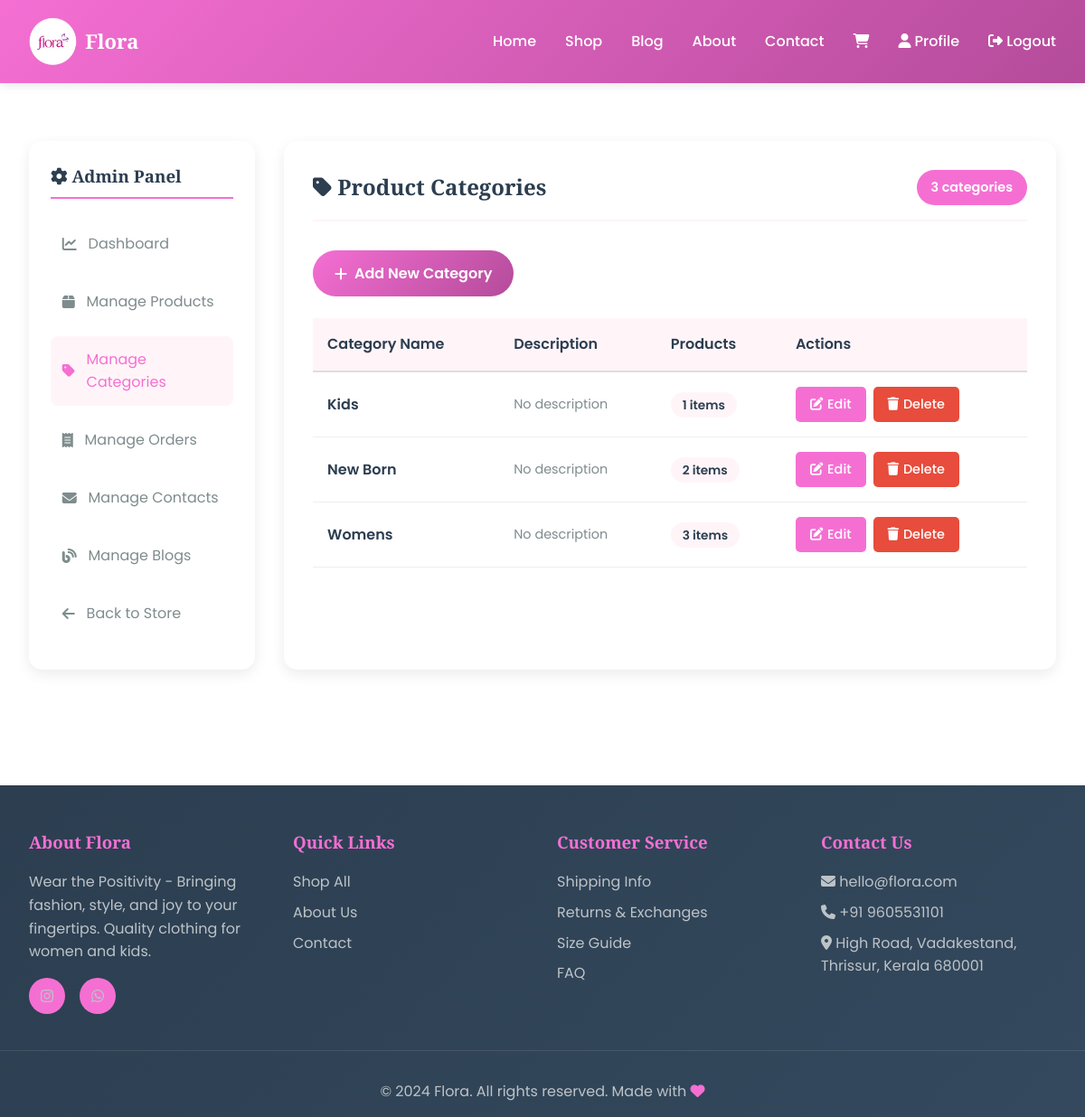
Screenshot of /dashboard/categories/ (signed in) with the database file from the repository.
### shop/models.py (models this page shows, shortened)
class Category(models.Model):
    name = models.CharField(max_length=200, db_index=True)
    slug = models.SlugField(max_length=200, unique=True)
    description = models.TextField(blank=True, null=True)
    image = models.ImageField(upload_to='categories/', blank=True,null=True)
    created_at = models.DateTimeField(auto_now_add=True)
    updated_at = models.DateTimeField(auto_now=True)
    class Meta:
        ordering = ['name']
        verbose_name = 'category'
        verbose_name_plural = 'categories'

### shop/views.py (the view)
# urls.py: path('dashboard/categories/', views.admin_categories, name='admin_categories'),
@login_required(login_url='shop:login')
def admin_categories(request):
    if not request.user.is_staff:
        messages.error(request, 'You do not have permission to access this page.')
        return redirect('shop:home')
    categories = Category.objects.all().order_by('name')
    paginator = Paginator(categories, 10)
    page_number = request.GET.get('page')
    page_obj = paginator.get_page(page_number)
    context = {
        'page_obj': page_obj,
        'categories': page_obj,
    }
    return render(request, 'shop/admin/categories.html', context)

### cart/cart.py (called while the page is built)
    def __len__(self):
        return sum(item['quantity'] for item in self.cart.values())

### cart/context_processors.py (called while the page is built)
def cart(request):
    return {'cart': Cart(request)}

### templates/shop/admin/categories.html (shortened to what this page needs)
{% extends "base.html" %}
{% block content %}
<div class="container">
    <div class="admin-container">
        <aside class="admin-sidebar">
            <h3><i class="fas fa-cog"></i> Admin Panel</h3>
            <ul class="admin-menu">
                <li><a href="{% url 'shop:admin_dashboard' %}"><i class="fas fa-chart-line"></i> Dashboard</a></li>
                <li><a href="{% url 'shop:admin_products' %}"><i class="fas fa-box"></i> Manage Products</a></li>
                <li><a href="{% url 'shop:admin_categories' %}"  class="active"><i class="fas fa-tag"></i> Manage Categories</a></li>
                <li><a href="{% url 'shop:admin_orders' %}"><i class="fas fa-receipt"></i> Manage Orders</a></li>
                <li><a href="{% url 'shop:admin_contacts' %}"><i class="fas fa-envelope"></i> Manage Contacts</a></li>
                <li><a href="{% url 'shop:admin_blogs' %}"><i class="fas fa-blog"></i> Manage Blogs</a></li>
                <li><a href="{% url 'shop:home' %}"><i class="fas fa-arrow-left"></i> Back to Store</a></li>
            </ul>
        </aside>
        <div class="admin-content">
            <div class="admin-header">
                <h2><i class="fas fa-tag"></i> Product Categories</h2>
                <span class="category-count">{{ page_obj.paginator.count }} categories</span>
            </div>
            <a href="{% url 'shop:admin_category_create' %}" class="add-btn" style="margin-bottom: 1.5rem;"><i class="fas fa-plus"></i> Add New Category</a>
            {% if page_obj %}
                <table class="categories-table">
                    <thead>
                        <tr>
                            <th>Category Name</th>
                            <th>Description</th>
                            <th>Products</th>
                            <th>Actions</th>
                        </tr>
                    </thead>
                    <tbody>
                        {% for category in page_obj %}
                            <tr>
                                <td><strong class="category-name">{{ category.name }}</strong></td>
                                <td class="category-description">{{ category.description|default:"No description" }}</td>
                                <td>
                                    <span style="background: var(--bg-light); padding: 0.3rem 0.8rem; border-radius: 50px; font-size: 0.85rem; font-weight: 600;">
                                        {{ category.products.count }} items
                                    </span>
                                </td>
                                <td>
                                    <div class="action-links">
                                        <a href="{% url 'shop:admin_category_detail' category.id %}" class="edit-btn"><i class="fas fa-edit"></i> Edit</a>
                                        <a href="{% url 'shop:admin_category_delete' category.id %}" class="delete-btn"><i class="fas fa-trash"></i> Delete</a>
                                    </div>
                                </td>
                            </tr>
                        {% endfor %}
                    </tbody>
                </table>
            {% endif %}
        </div>
    </div>
</div>
{% endblock %}

### templates/base.html (style rules this page uses)
* { margin: 0; padding: 0; box-sizing: border-box; }
:root { --primary-color: #f56fd3; --secondary-color: #b44b9a; --accent-color: #FFA07A; --purple-accent: #9B59B6; --text-dark: #2C3E50; --text-light: #7F8C8D; --bg-light: #FFF5F8; --white: #FFFFFF; --success: #27AE60; --warning: #F39C12; }
body { font-family: 'Poppins', sans-serif; line-height: 1.6; color: var(--text-dark); background-color: var(--white); }
h1, h2, h3, h4, h5, h6 { font-family: 'Playfair Display', serif; font-weight: 600; }
.container { max-width: 1200px; margin: 0 auto; padding: 2rem; }

### templates/shop/admin/categories.html (style rules this page uses)
.admin-container { display: grid; grid-template-columns: 250px 1fr; gap: 2rem; margin: 2rem 0; }
.admin-sidebar { background: white; padding: 1.5rem; border-radius: 15px; box-shadow: 0 5px 15px rgba(0,0,0,0.08); height: fit-content; position: sticky; top: 100px; }
.admin-sidebar h3 { margin-bottom: 1.5rem; color: var(--text-dark); border-bottom: 2px solid var(--primary-color); padding-bottom: 0.5rem; }
.admin-menu { list-style: none; }
.admin-menu li { margin-bottom: 0.8rem; }
.admin-menu a { color: var(--text-light); text-decoration: none; display: flex; align-items: center; gap: 0.8rem; padding: 0.8rem; border-radius: 8px; transition: all 0.3s ease; }
.admin-menu a:hover, .admin-menu a.active { background: var(--bg-light); color: var(--primary-color); }
.admin-content { background: white; padding: 2rem; border-radius: 15px; box-shadow: 0 5px 15px rgba(0,0,0,0.08); }
.admin-header { display: flex; justify-content: space-between; align-items: center; margin-bottom: 2rem; border-bottom: 2px solid var(--bg-light); padding-bottom: 1rem; }
.admin-header h2 { margin: 0; color: var(--text-dark); }
.category-count { background: var(--primary-color); color: white; padding: 0.5rem 1rem; border-radius: 50px; font-size: 0.9rem; font-weight: 600; }
.add-btn { background: linear-gradient(135deg, var(--primary-color), var(--secondary-color)); color: white; padding: 0.8rem 1.5rem; border: none; border-radius: 50px; font-weight: 600; cursor: pointer; text-decoration: none; display: inline-flex; align-items: center; gap: 0.5rem; transition: all 0.3s ease; }
.categories-table { width: 100%; border-collapse: collapse; }
.categories-table thead { background: var(--bg-light); }
.categories-table th { padding: 1rem; text-align: left; font-weight: 600; color: var(--text-dark); border-bottom: 2px solid #ddd; }
.categories-table td { padding: 1rem; border-bottom: 1px solid #eee; }
.category-name { font-weight: 600; color: var(--text-dark); }
.category-description { color: var(--text-light); font-size: 0.9rem; max-width: 400px; overflow: hidden; text-overflow: ellipsis; white-space: nowrap; }
.action-links { display: flex; gap: 0.5rem; }
.action-links a { padding: 0.5rem 1rem; border-radius: 5px; text-decoration: none; font-size: 0.9rem; font-weight: 500; display: inline-flex; align-items: center; gap: 0.3rem; transition: all 0.3s ease; }
.edit-btn { background: var(--primary-color); color: white; }
.delete-btn { background: #E74C3C; color: white; }

### rows the page displays
Category: name "Kids", description "No description", products.count "1"
Category: name "New Born", description "No description", products.count "2"
Category: name "Womens", description "No description", products.count "3"

### other values shown
{{ page_obj.paginator.count }} "3"
